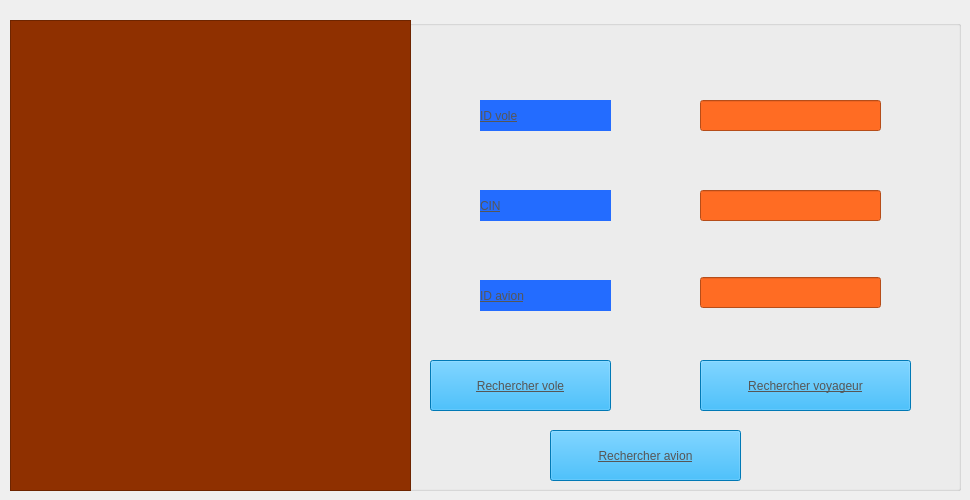
    <widget class="QWidget" name="tab_4">
     <attribute name="title">
      <string>Rechercher vole , voyageur et avion</string>
     </attribute>
     <widget class="QGroupBox" name="groupBox_2">
      <property name="geometry">
       <rect>
        <x>10</x>
        <y>20</y>
        <width>951</width>
        <height>471</height>
       </rect>
      </property>
      <property name="title">
       <string/>
      </property>
      <widget class="QLabel" name="label_id">
       <property name="geometry">
        <rect>
         <x>470</x>
         <y>80</y>
         <width>131</width>
         <height>31</height>
        </rect>
       </property>
       <property name="styleSheet">
        <string notr="true">background-color: rgb(35, 108, 255);


color: rgb(86, 86, 86);
font: 700 italic 12pt &quot;Segoe UI&quot;;
text-decoration: underline;
</string>
       </property>
       <property name="text">
        <string>ID vole</string>
       </property>
      </widget>
      <widget class="QLineEdit" name="chercher_id">
       <property name="geometry">
        <rect>
         <x>690</x>
         <y>80</y>
         <width>181</width>
         <height>31</height>
        </rect>
       </property>
       <property name="styleSheet">
        <string notr="true">background-color: rgb(255, 108, 35);</string>
       </property>
      </widget>
      <widget class="QPushButton" name="pushButton_3">
       <property name="geometry">
        <rect>
         <x>420</x>
         <y>340</y>
         <width>181</width>
         <height>51</height>
        </rect>
       </property>
       <property name="styleSheet">
        <string notr="true">background-color: rgb(0, 170, 255);

font: 700 italic 12pt &quot;Segoe UI&quot;;
text-decoration: underline;
color: rgb(86, 86, 86);</string>
       </property>
       <property name="text">
        <string>Rechercher vole</string>
       </property>
      </widget>
      <widget class="QTableView" name="tab_gestion_de_vole_2">
       <property name="geometry">
        <rect>
         <x>0</x>
         <y>0</y>
         <width>401</width>
         <height>471</height>
        </rect>
       </property>
       <property name="styleSheet">
        <string notr="true">background-color: rgb(143, 48, 0);</string>
       </property>
      </widget>
      <widget class="QLabel" name="label_pic3">
       <property name="geometry">
        <rect>
         <x>-8</x>
         <y>-71</y>
         <width>1011</width>
         <height>561</height>
        </rect>
       </property>
       <property name="text">
        <string/>
       </property>
      </widget>
      <widget class="QLabel" name="label_13">
       <property name="geometry">
        <rect>
         <x>470</x>
         <y>170</y>
         <width>131</width>
         <height>31</height>
        </rect>
       </property>
       <property name="styleSheet">
        <string notr="true">background-color: rgb(35, 108, 255);

color: rgb(86, 86, 86);
font: 700 italic 12pt &quot;Segoe UI&quot;;
text-decoration: underline;</string>
       </property>
       <property name="text">
        <string>CIN</string>
       </property>
      </widget>
      <widget class="QLineEdit" name="line_cin">
       <property name="geometry">
        <rect>
         <x>690</x>
         <y>170</y>
         <width>181</width>
         <height>31</height>
        </rect>
       </property>
       <property name="styleSheet">
        <string notr="true">background-color: rgb(255, 108, 35);</string>
       </property>
      </widget>
      <widget class="QPushButton" name="chercher_cin">
       <property name="geometry">
        <rect>
         <x>690</x>
         <y>340</y>
         <width>211</width>
         <height>51</height>
        </rect>
       </property>
       <property name="styleSheet">
        <string notr="true">background-color: rgb(0, 170, 255);


color: rgb(86, 86, 86);

font: 700 italic 12pt &quot;Segoe UI&quot;;
text-decoration: underline;
</string>
       </property>
       <property name="text">
        <string>Rechercher voyageur</string>
       </property>
      </widget>
      <widget class="QPushButton" name="pushButton_rechercher_avion">
       <property name="geometry">
        <rect>
         <x>540</x>
         <y>410</y>
         <width>191</width>
         <height>51</height>
        </rect>
       </property>
       <property name="styleSheet">
        <string notr="true">background-color: rgb(0, 170, 255);

font: 700 italic 12pt &quot;Segoe UI&quot;;
text-decoration: underline;
color: rgb(86, 86, 86);</string>
       </property>
       <property name="text">
        <string>Rechercher avion</string>
       </property>
      </widget>
      <widget class="QLabel" name="label_18">
       <property name="geometry">
        <rect>
         <x>470</x>
         <y>260</y>
         <width>131</width>
         <height>31</height>
        </rect>
       </property>
       <property name="styleSheet">
        <string notr="true">background-color: rgb(35, 108, 255);


color: rgb(86, 86, 86);
font: 700 italic 12pt &quot;Segoe UI&quot;;
text-decoration: underline;
</string>
       </property>
       <property name="text">
        <string>ID avion</string>
       </property>
      </widget>
      <widget class="QLineEdit" name="lineEdit_ID_2">
       <property name="geometry">
        <rect>
         <x>690</x>
         <y>257</y>
         <width>181</width>
         <height>31</height>
        </rect>
       </property>
       <property name="styleSheet">
        <string notr="true">background-color: rgb(255, 108, 35);</string>
       </property>
      </widget>
      <zorder>label_pic3</zorder>
      <zorder>label_id</zorder>
      <zorder>chercher_id</zorder>
      <zorder>pushButton_3</zorder>
      <zorder>tab_gestion_de_vole_2</zorder>
      <zorder>label_13</zorder>
      <zorder>line_cin</zorder>
      <zorder>chercher_cin</zorder>
      <zorder>pushButton_rechercher_avion</zorder>
      <zorder>label_18</zorder>
      <zorder>lineEdit_ID_2</zorder>
     </widget>
    </widget>
